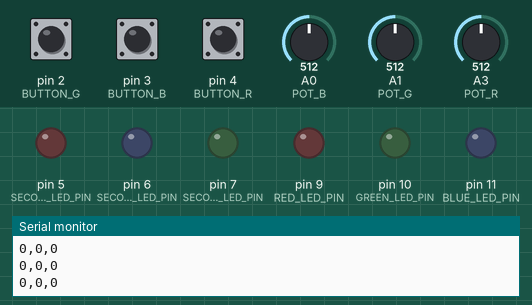
Simulated run of this sketch. Board: Arduino Uno, built with avr-gcc and run on an emulated ATmega328P. On the bench: output pins drawn as LEDs (lit = HIGH), the last lines printed to the serial monitor. The inputs (shaded band) are chosen by the test bench; at power-on: pin 2 (BUTTON_G) HIGH, A1 (POT_G) = 512, pin 4 (BUTTON_R) HIGH, A3 (POT_R) = 512, pin 3 (BUTTON_B) HIGH, A0 (POT_B) = 512.

Above: at 1.2 s.
1.3 s: pin 2 (BUTTON_G) pulled LOW for 0.15 s
At 2.0 s:
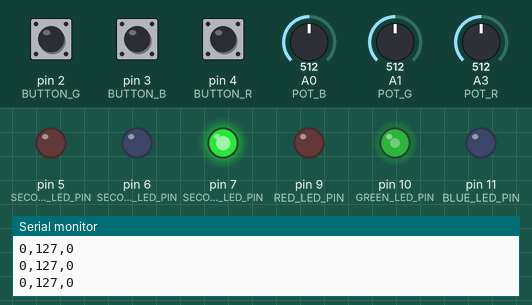
2.9 s: A1 (POT_G) set to 716
At 3.6 s:
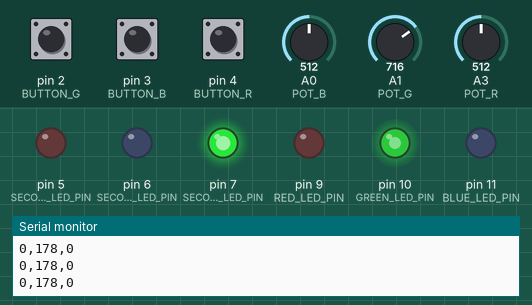
4.4 s: pin 4 (BUTTON_R) pulled LOW for 0.15 s
At 5.3 s:
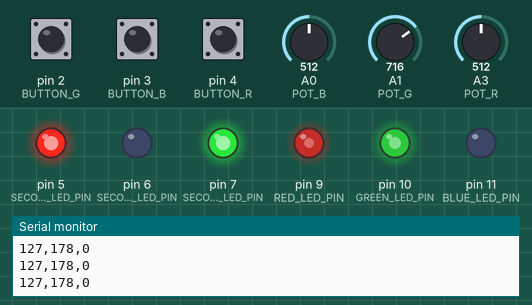
6.0 s: A3 (POT_R) set to 716
At 7.0 s:
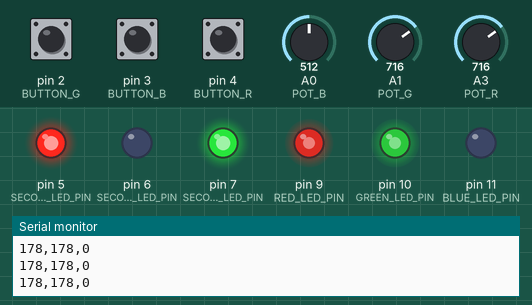
7.5 s: pin 3 (BUTTON_B) pulled LOW for 0.15 s
At 8.7 s:
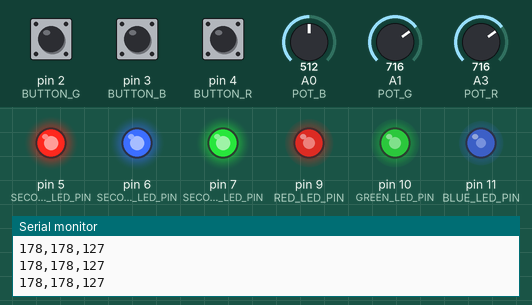
9.1 s: A0 (POT_B) set to 716
At 10.4 s:
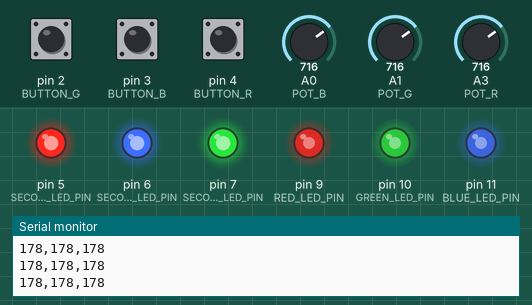
Timing chart, 0 to 11.6 s (numbered marks = the images above; inputs shaded):
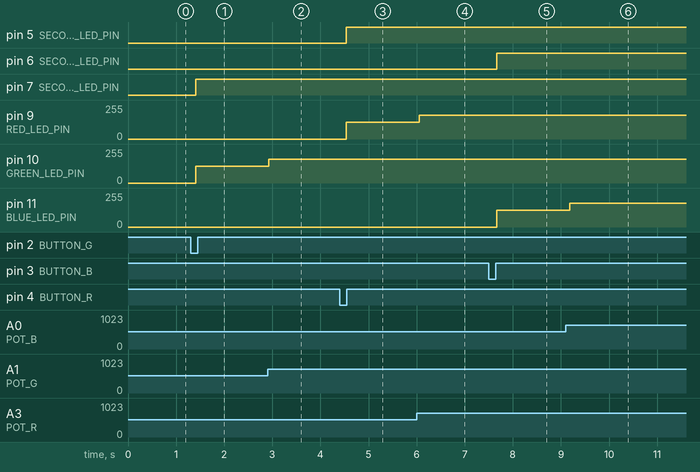

Measured:
- after the input at 1.3 s, pin 7 (SECOND_GREEN_LED_PIN): LOW → HIGH after 0.11 s; pin 10 (GREEN_LED_PIN): 0/255 → 127/255 after 0.11 s
- after the input at 2.9 s, pin 10 (GREEN_LED_PIN): 127/255 → 178/255 at once
- after the input at 4.4 s, pin 5 (SECOND_RED_LED_PIN): LOW → HIGH after 0.14 s; pin 9 (RED_LED_PIN): 0/255 → 127/255 after 0.14 s
- after the input at 6.0 s, pin 9 (RED_LED_PIN): 127/255 → 178/255 after 0.05 s
- after the input at 7.5 s, pin 6 (SECOND_BLUE_LED_PIN): LOW → HIGH after 0.16 s; pin 11 (BLUE_LED_PIN): 0/255 → 127/255 after 0.16 s
- after the input at 9.1 s, pin 11 (BLUE_LED_PIN): 127/255 → 178/255 after 0.08 s

The sketch:

light_code.ino
```cpp
// Pin assignments
#define RED_LED_PIN    9   // Main Red LED
#define GREEN_LED_PIN  10
#define BLUE_LED_PIN   11

#define SECOND_BLUE_LED_PIN 6
#define SECOND_RED_LED_PIN 5
#define SECOND_GREEN_LED_PIN 7

#define BUTTON_R       4   // Red button
#define BUTTON_G       2   // Green button
#define BUTTON_B       3   // Blue button

#define POT_B       A0   // Blue potentiometer
#define POT_G       A1   // Green potentiometer
#define POT_R       A3   // Red potentiometer

// Toggle state variables
bool redState   = false;
bool greenState = false;
bool blueState  = false;

// Variables for edge detection
int lastButtonRState = LOW;
int lastButtonGState = LOW;
int lastButtonBState = LOW;

void setup() {
  // Set LED pins as outputs
  pinMode(RED_LED_PIN, OUTPUT);
  pinMode(GREEN_LED_PIN, OUTPUT);
  pinMode(BLUE_LED_PIN, OUTPUT);

  pinMode(SECOND_RED_LED_PIN, OUTPUT);
  pinMode(SECOND_BLUE_LED_PIN, OUTPUT);
  pinMode(SECOND_GREEN_LED_PIN, OUTPUT);

  // Set button pins as inputs with internal pull-up resistors
  pinMode(BUTTON_R, INPUT_PULLUP);
  pinMode(BUTTON_G, INPUT_PULLUP);
  pinMode(BUTTON_B, INPUT_PULLUP);

  Serial.begin(9600);
}

void loop() {
  // Read current button states (LOW means pressed because of INPUT_PULLUP)
  int currentButtonR = digitalRead(BUTTON_R);
  int currentButtonG = digitalRead(BUTTON_G);
  int currentButtonB = digitalRead(BUTTON_B);

  // Toggle red state on a falling edge (HIGH to LOW transition)
  if (lastButtonRState == HIGH && currentButtonR == LOW) {
    redState = !redState;
    delay(100); // Simple debounce
  }

  // Toggle green state on a falling edge
  if (lastButtonGState == HIGH && currentButtonG == LOW) {
    greenState = !greenState;
    delay(100); // Simple debounce
  }

  // Toggle blue state on a falling edge
  if (lastButtonBState == HIGH && currentButtonB == LOW) {
    blueState = !blueState;
    delay(100); // Simple debounce
  }

  // Save the current button states for edge detection on next iteration
  lastButtonRState = currentButtonR;
  lastButtonGState = currentButtonG;
  lastButtonBState = currentButtonB;

  // Read potentiometer values
  int potValueB = analogRead(POT_B);
  int potValueG = analogRead(POT_G);
  int potValueR = analogRead(POT_R);

  // Map potentiometer values to 0-255 range
  int blueBrightness = map(potValueB, 0, 1023, 0, 255);
  int redBrightness = map(potValueR, 0, 1023, 0, 255);
  int greenBrightness = map(potValueG, 0, 1023, 0, 255);

  // If button is OFF, set the color to 0
  if (!redState) redBrightness = 0;
  if (!greenState) greenBrightness = 0;
  if (!blueState) blueBrightness = 0;

  // Control LEDs
  digitalWrite(SECOND_RED_LED_PIN, redState ? HIGH : LOW);
  digitalWrite(SECOND_BLUE_LED_PIN, blueState ? HIGH : LOW);
  digitalWrite(SECOND_GREEN_LED_PIN, greenState ? HIGH : LOW);

  analogWrite(RED_LED_PIN, redBrightness);
  analogWrite(BLUE_LED_PIN, blueBrightness);
  analogWrite(GREEN_LED_PIN, greenBrightness);

  // Send RGB values to Serial for display
  Serial.print(redBrightness);
  Serial.print(",");
  Serial.print(greenBrightness);
  Serial.print(",");
  Serial.println(blueBrightness);

  delay(100); // Small delay to prevent data overflow
}
```
